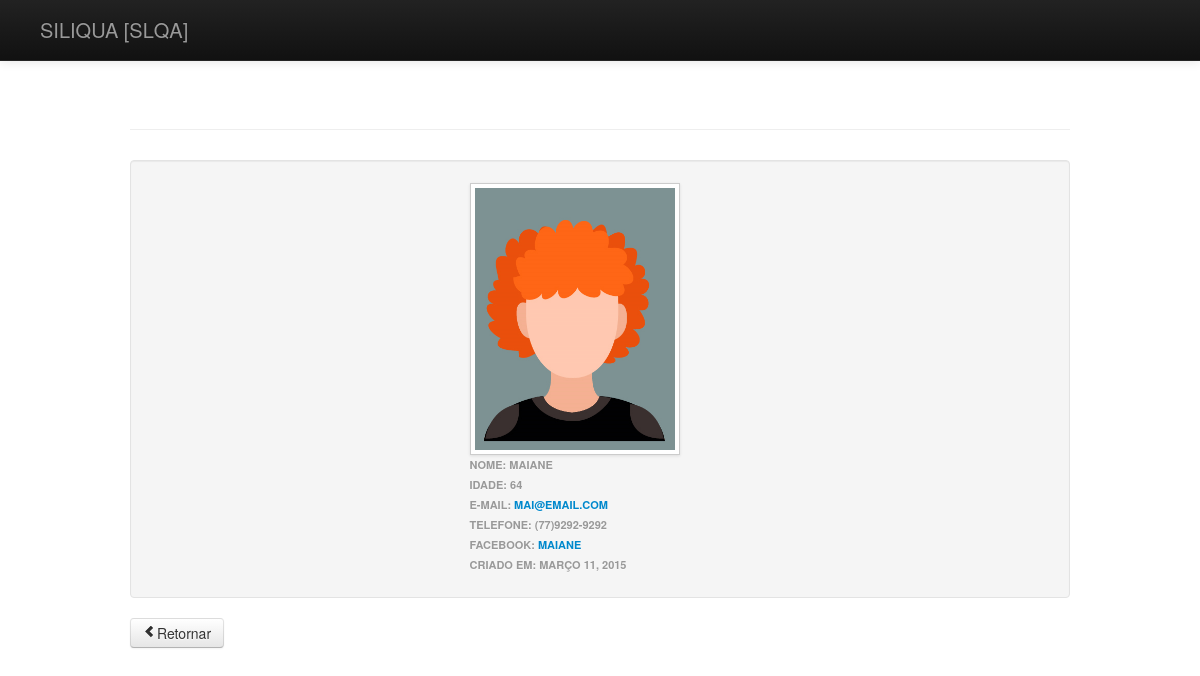
/agenda/view/Maiane.html, run on the app's committed database.
### agenda/models.py (models this page shows, shortened)
class Contato(models.Model):
        nome = models.CharField(max_length=100)
        idade = models.IntegerField()
        email = models.EmailField(unique=True)
        telefone = models.CharField(max_length=20, blank=True)
        criado_em = models.DateField(db_index=True, auto_now_add=True)
        facebook = models.CharField(max_length=200)
        foto = models.ImageField(upload_to="fotos")

### agenda/views.py (the view)
def view_contato(request, nome):
    return render_to_response('view_contato.html', {
        'contato': get_object_or_404(Contato, nome=nome)
    })

### templates/view_contato.html (shortened to what this page needs)
{% extends 'base.html' %}
	{% block content %}
	<div class="spam3">
   		<div class="well sidebar-nav">
   			<div class="nav-header ">
   				<div class="centralizar">
    	<img class="img-polaroid" src="{{ contato.foto.url }}" width="200px"/><br>
    	Nome: {{ contato.nome }} <br>
    	Idade: {{ contato.idade }} <br>
   		E-mail: <a href="mailto:{{ contato.email }}">{{ contato.email }}</a><br>
    	Telefone: {{ contato.telefone }} <br>
    	Facebook: <a href="http://www.facebook.com/{{ contato.facebook }}">{{ contato.facebook }}</a><br>
    	Criado em: {{ contato.criado_em }} <br>
    	</div>
    </div>
</div>
</div>
<a class="btn" href="http://127.0.0.1:8000/"/><i class="icon-chevron-left"></i>Retornar</a>
	{% endblock %}

### data on the page
Contato: foto (picture), nome "MAIANE", idade "64", email "MAI@EMAIL.COM", telefone "(77)9292-9292", facebook "MAIANE", criado_em "MARÇO 11, 2015"
